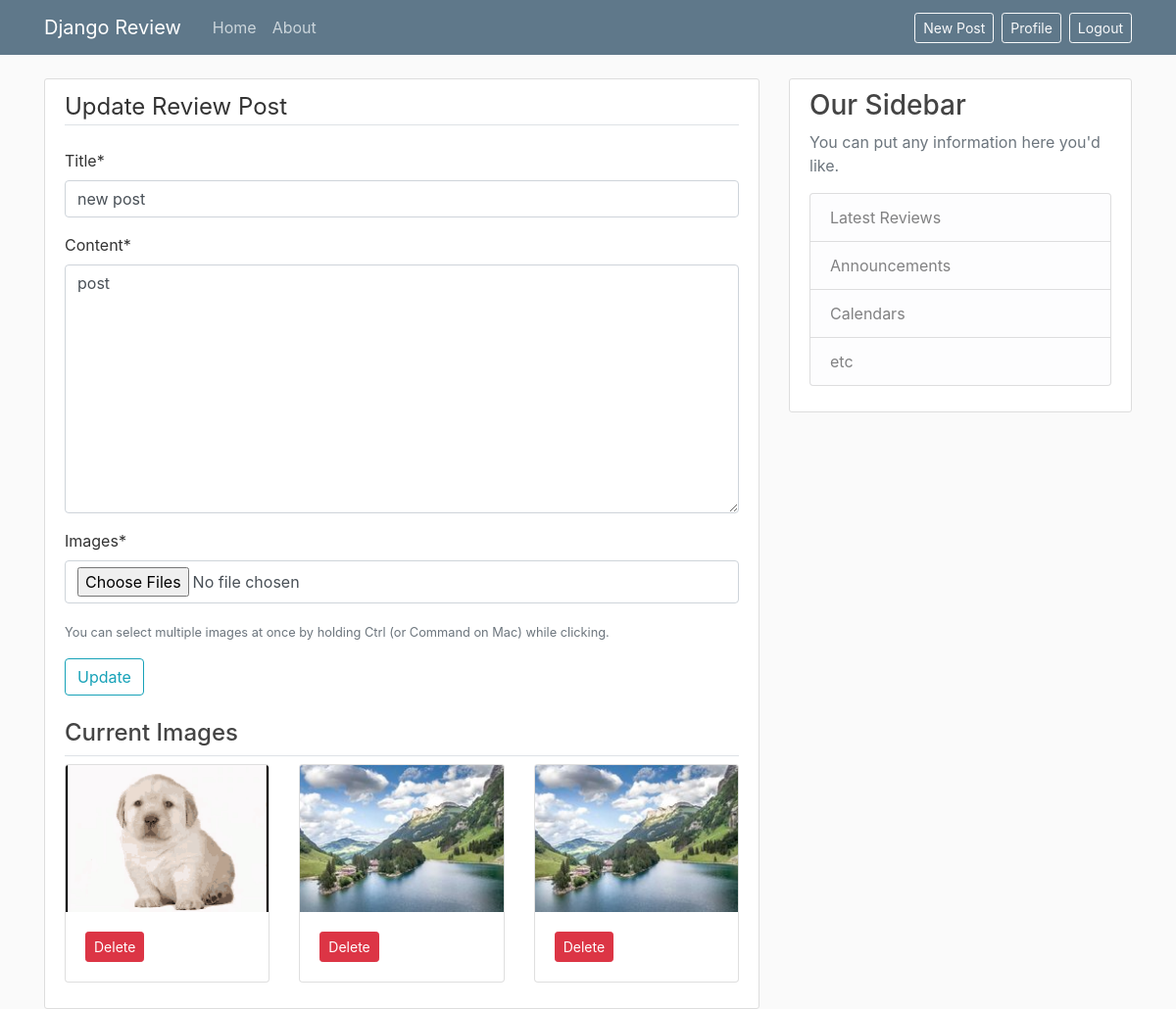
The app's page /review/post/35/update/ (signed in) with its own data.
### review/models.py (models this page shows, shortened)
class Post(models.Model):
    title = models.CharField(max_length=100)
    content = models.TextField()
    date_posted = models.DateTimeField(default=timezone.now)
    author = models.ForeignKey(User, on_delete=models.CASCADE)

class PostImage(models.Model):
    post = models.ForeignKey(Post, related_name='images', on_delete=models.CASCADE)
    image = models.ImageField(upload_to='post_images')
    caption = models.CharField(max_length=100, blank=True, null=True)  # Add null=True

### review/views.py (the view, shortened to what this page needs)
# urls.py: path('post/<int:pk>/update/', PostUpdateView.as_view(), name='post-update'),
class PostUpdateView(LoginRequiredMixin, UserPassesTestMixin, View):
    def get(self, request, pk):
        post = get_object_or_404(Post, pk=pk)
        post_form = PostForm(instance=post)
        image_form = PostImageForm()
        return render(request, 'review/post_update.html', {
            'post_form': post_form,
            'image_form': image_form,
            'post': post
        })
    def test_func(self):
        post = get_object_or_404(Post, pk=self.kwargs.get('pk'))
        return self.request.user == post.author

### review/forms.py
class PostForm(forms.ModelForm):
    class Meta:
        model = Post
        fields = ['title', 'content']

class PostImageForm(forms.ModelForm):
    image = MultipleFileField(label='Images')
    class Meta:
        model = PostImage
        fields = ['image']

### review/templates/review/post_update.html (shortened to what this page needs)
{% extends 'review/base.html' %}
{% load crispy_forms_tags %}
{% block content %}
    <div class="content-section">
        <form method="POST" enctype="multipart/form-data">
            <fieldset class="form-group">
                <legend class="border-bottom mb-4">Update Review Post</legend>
                {{ post_form|crispy }}
                {{ image_form|crispy }}
                <small class="text-muted">You can select multiple images at once by holding Ctrl (or Command on Mac) while clicking.</small>
            </fieldset>
            <div class="form-group">
               <button class="btn btn-outline-info" type="submit">Update</button>
            </div>
        </form>
        {% if post.images.all %}
            <div class="mt-4">
                <h4 class="border-bottom pb-2">Current Images</h4>
                <div class="row">
                    {% for img in post.images.all %}
                        <div class="col-md-4 mb-3">
                            <div class="card">
                                <img src="{{ img.image.url }}" class="card-img-top" alt="Post Image">
                                <div class="card-body">
                                    <form method="POST" action="{% url 'post-image-delete' img.id %}">
                                        <button type="submit" class="btn btn-sm btn-danger">Delete</button>
                                    </form>
                                </div>
                            </div>
                        </div>
                    {% endfor %}
                </div>
            </div>
        {% endif %}
    </div>
{% endblock content %}

### review/static/review/main.css (style rules this page uses)
body { background: #fafafa; color: #333333; margin-top: 5rem; }
h1, h2, h3, h4, h5, h6 { color: #444444; }
.content-section { background: #ffffff; padding: 10px 20px; border: 1px solid #dddddd; border-radius: 3px; margin-bottom: 20px; }
.card-img-top { height: 150px; object-fit: cover; }

### records on screen
Post: title "new post", content "post"
PostImage: image (picture)
PostImage: image (picture)
PostImage: image (picture)
